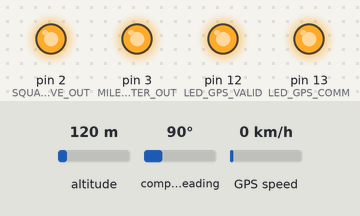
This sketch was run on a simulated Arduino Uno, built with avr-gcc and run on an emulated ATmega328P. Shown: output pins drawn as LEDs (lit = HIGH). Dashed ring = blinking. Inputs (shaded band) come from the test bench; at power-on: GPS speed 0 km/h, altitude 120 m, compass heading 90°. The GPS gets a fix after 3 s at 37.7749, -122.4194 with 8 satellites.

Above: at 2.2 s.
2.3 s: GPS speed set to 2 km/h
At 4.06 s:
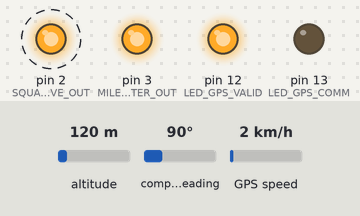
5.8 s: GPS speed set to 30 km/h
At 6.73 s:
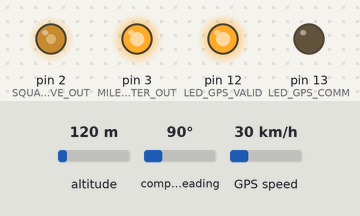
At 10.65 s:
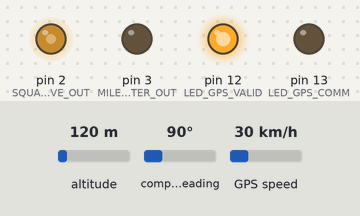
Timing chart, 0 to 15.3 s (numbered marks = the images above; inputs shaded):
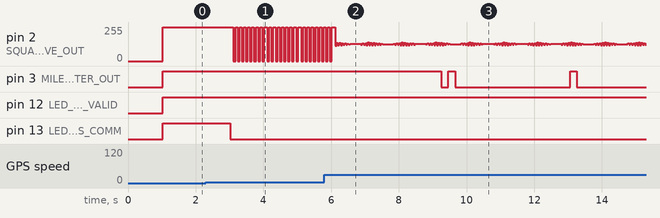

The sketch:

GPS_boat_speed.ino
```cpp
#include <Adafruit_GPS.h>
#include <SoftwareSerial.h>
#include <Streaming.h>

#define GPS_TX 4
#define GPS_RX 11 //unused

#define SQUAREWAVE_OUT 2
#define MILESCOUNTER_OUT 3
#define SEC_TO_HOURS 0.000277778f
#define KNOTS_TO_HZ 17
#define OCR1A_1HZ 15624     //value of the timer counter for a 1Hz interrupt call
#define GPSECHO 0
#define DISTANCE_INTEGRAL_STEP_S 3
#define S_TO_MS 1000.0f
#define MS_TO_S 0.001f


#define LED_GPS_COMM 13
#define LED_GPS_VALID 12

SoftwareSerial mySerial(GPS_TX, GPS_RX);
Adafruit_GPS GPS(Serial);

//char readbuffer [64] = {0};
//char c;

boolean usingInterrupt = true;
boolean display_GPS_data = false;
void useInterrupt(boolean); // Func prototype keeps Arduino 0023 happy
float GPS_speed = 0;

void ComputeDistanceTravelled(float);
void SetCompareMatchRegisterForHertz(float);

int manual_speed;
int old_GPS_seconds = 0;
uint32_t timer = millis();
uint32_t odometer_timer = millis();
uint32_t odo_reset_time = millis();
uint32_t time_delta = 0;
uint32_t millis_;
uint32_t millissincelast = timer;
boolean manual_commands;
float miles_travelled;
float old_miles_travelled;
float distance_travelled;
float delta_travelled;
float delta;
int steps, i;
int total_steps = 0;
float old_speed;
boolean flipflop;
boolean manual_high_speed = false;


void setup()
{

  // connect at 115200 so we can read the GPS fast enough and echo without dropping chars
  // also spit it out
  mySerial.begin(9600);
  mySerial.println("GPS Boat speed display");

  // 9600 NMEA is the default baud rate for Adafruit MTK GPS's- some use 4800
  GPS.begin(4800);
  //mySerial.begin (4800);

  useInterrupt(true);

  delay(1000);

  pinMode(SQUAREWAVE_OUT, OUTPUT);
  pinMode(MILESCOUNTER_OUT, OUTPUT);
  pinMode(LED_GPS_COMM, OUTPUT);
  pinMode (LED_GPS_VALID, OUTPUT);
  miles_travelled = 0.0;
  old_miles_travelled = 0.0;
  old_speed = 0.0;

  manual_speed = 1;
  flipflop = false;

  digitalWrite(MILESCOUNTER_OUT, true);

  //
  cli();//stop interrupts

  //set timer1 interrupt at 1Hz
  TCCR1A = 0;// set entire TCCR1A register to 0
  TCCR1B = 0;// same for TCCR1B
  TCNT1  = 0;//initialize counter value to 0
  // set compare match register for 1hz increments
  OCR1A = 65535;// = (16*10^6) / (1*1024) - 1 (must be <65536)
  // turn on CTC mode
  TCCR1B |= (1 << WGM12);
  // Set CS10 and CS12 bits for 1024 prescaler
  TCCR1B |= (1 << CS12) | (1 << CS10);
  // enable timer compare interrupt
  TIMSK1 |= (1 << OCIE1A);

  sei();//allow interrupts
  //


}


void SetCompareMatchRegisterForHertz(float hzsetpoint)
{

  //compare match register = [ 16,000,000Hz/ (prescaler * desired interrupt frequency) ] - 1
  // prescaler is 1024

  //vcalibration tweak
  if (hzsetpoint < 40)
    hzsetpoint = hzsetpoint * 0.9;

  cli();
  //OCR1A = 15624;// = (16*10^6) / (1*1024) - 1 (must be <65536)
  TCNT1  = 0;

  if (hzsetpoint == -1)
    OCR1A = 65535;
  else
    OCR1A = OCR1A_1HZ / hzsetpoint;

  sei();

}


ISR(TIMER1_COMPA_vect)
{
  flipflop = !flipflop;
  digitalWrite (SQUAREWAVE_OUT, flipflop);
  //Serial <<".";
}


// Interrupt is called once a millisecond, looks for any new GPS data, and stores it
SIGNAL(TIMER0_COMPA_vect) {
  char c = GPS.read();
  // if you want to debug, this is a good time to do it!
#ifdef UDR0
  if (GPSECHO)
    if (c) UDR0 = c;
  // writing direct to UDR0 is much much faster than Serial.print
  // but only one character can be written at a time.
#endif
}

void useInterrupt(boolean v) {
  if (v) {
    // Timer0 is already used for millis() - we'll just interrupt somewhere
    // in the middle and call the "Compare A" function above
    OCR0A = 0xAF;
    TIMSK0 |= _BV(OCIE0A);
    usingInterrupt = true;
  } else {
    // do not call the interrupt function COMPA anymore
    TIMSK0 &= ~_BV(OCIE0A);
    usingInterrupt = false;
  }
}


void loop()                     // run over and over again
{
/*
    //digitalWrite (LED_GPS_VALID, false);
    digitalWrite (SQUAREWAVE_OUT, true);
    Serial << "ping \n";
    delay (100);
    digitalWrite (SQUAREWAVE_OUT, false);
    Serial << "pong \n";
    delay (100);

    return;

    digitalWrite (LED_GPS_VALID, true);

    delay (1000);
    digitalWrite (LED_GPS_VALID, false);
    delay (1000);
  */

if (!manual_commands)
{
  if (GPS.newNMEAreceived())
  {

    if (!GPS.parse(GPS.lastNMEA()))   // this also sets the newNMEAreceived() flag to false
      return;  // we can fail to parse a sentence in which case we should just wait for another
    else
    {
      millissincelast = millis();
      //Serial << "decode ok\n";
      if (GPS.fix)
      {
        GPS_speed = GPS.speed;
        digitalWrite (LED_GPS_VALID, true);
        digitalWrite (LED_GPS_COMM, false);

        if (GPS_speed >= 0.5)
        {
          if (GPS.seconds != old_GPS_seconds)
          {
            mySerial << "Fix valid ; speed is " << GPS_speed << "\n";
            old_GPS_seconds = GPS.seconds;
            SetCompareMatchRegisterForHertz( GPS_speed * KNOTS_TO_HZ);
            ComputeDistanceTravelled(GPS_speed);
          }
        }
        else
          SetCompareMatchRegisterForHertz( -1);
      }
      else
      {
        SetCompareMatchRegisterForHertz( -1);
        digitalWrite (LED_GPS_VALID, true);
        digitalWrite (LED_GPS_COMM, true);
        //Serial << "signal not valid\n";
      }
    }

  }// end if received
  else
  {
    if (millis() - millissincelast > 3000)
    {
      digitalWrite (LED_GPS_COMM, true);
      digitalWrite (LED_GPS_VALID, false);
      //Serial << "no signal\n";
    }
  }
}


  if (manual_commands)
    ComputeDistanceTravelled(manual_speed);


  millis_ = millis();
  // if millis() or timer wraps around, we'll just reset it
  if (timer > millis_)  timer = millis_;
  if (odometer_timer > millis_)  odometer_timer = millis_;

  if (display_GPS_data)
    PrintStuff();

  ReadKeyboardCmds();
}

void ReadKeyboardCmds()
{
  if (mySerial.available() > 0)
  {
    char rx_byte = mySerial.read();       // get the character

    // check if test command
    if ((rx_byte == 't') || (rx_byte == 'T'))
    {
      StepOdometerIncrement();

    }

    // check if test command
    if ((rx_byte == 'g') || (rx_byte == 'G'))
    {
      display_GPS_data = !display_GPS_data;

    }

    if ((rx_byte == 'o') || (rx_byte == 'O'))
    {
      ResetOdometer();
    }

    if ((rx_byte == 'h') || (rx_byte == 'H'))
    {
      manual_high_speed = ! manual_high_speed;
    }

    // check if manual command
    if ((rx_byte == 'x') || (rx_byte == 'X'))
    {
      manual_commands = !manual_commands;
      mySerial << "switched to " << (manual_commands ? "manual" : "programmed") << "controls \n";

    }
    if (manual_commands)
    {
      if ((rx_byte >= '1') && (rx_byte <= '9'))
      {
        manual_speed = int (rx_byte) - 48;
        if (manual_high_speed) manual_speed += 9;
        mySerial << "//New speed " << manual_speed << " knots\\ \n";
        SetCompareMatchRegisterForHertz( manual_speed * KNOTS_TO_HZ);
      }

    }

  }
}


void ComputeDistanceTravelled( float speed)
{
  //Compute distance travelled
  time_delta = millis() - odometer_timer ;
  if (time_delta > DISTANCE_INTEGRAL_STEP_S * S_TO_MS)
  {
    odometer_timer = millis(); // reset the timer

    delta = (speed + old_speed) * time_delta * MS_TO_S * SEC_TO_HOURS / 2.0f;
    miles_travelled = miles_travelled  + delta;
    delta_travelled = miles_travelled - old_miles_travelled;

    old_speed = speed;


    //Serial << "time delta " <<_FLOAT (time_delta, 4) << "=== delta distance " << _FLOAT (delta, 4) << "\n";

    if ((delta_travelled) > 0.01)
    {
      steps = (int)(delta_travelled / 0.01);
      //Serial << "delta: "<< _FLOAT (delta_travelled, 4) << "  steps: "<< steps << "\n";
      for (i = 0; i < steps; i++)
      {
        StepOdometerIncrement();
        total_steps = total_steps + 1;
      }

      old_miles_travelled = miles_travelled - (delta_travelled - steps * 0.01);
      mySerial << "delta_travelled " << _FLOAT (delta_travelled, 4);
      mySerial << "miles travelled  " << _FLOAT (miles_travelled, 4) << " old_miles_travelled" << _FLOAT (old_miles_travelled, 4) << "\n";
      mySerial << "miles are now " << miles_travelled << " speed is " << speed << " total steps sent: " << total_steps << "\n";
    }


  }
}

void ResetOdometer()
{
  mySerial << " ### RESET ### \n";
  mySerial << " Odometer was running since " << (millis () - odo_reset_time) * MS_TO_S << " seconds, distance travelled:" << miles_travelled << "\n" ;

  miles_travelled = 0.0;
  delta_travelled = 0.0;
  old_speed = 0.0;
  old_miles_travelled = 0.0;
  total_steps = 0;
  odo_reset_time = millis();
}

void StepOdometerIncrement()
{
  digitalWrite(MILESCOUNTER_OUT, true);
  delay (200);
  digitalWrite(MILESCOUNTER_OUT, false);
  delay (200);
  mySerial << "step \n";


}

void PrintStuff()
{

  // approximately every 2 seconds or so, print out the current stats
  if (millis() - timer > 2000) {
    timer = millis(); // reset the timer

    mySerial.print("\nTime: ");
    mySerial.print(GPS.hour, DEC); mySerial.print(':');
    mySerial.print(GPS.minute, DEC); mySerial.print(':');
    mySerial.print(GPS.seconds, DEC); mySerial.print('.');
    mySerial.println(GPS.milliseconds);
    mySerial.print("Date: ");
    mySerial.print(GPS.day, DEC); mySerial.print('/');
    mySerial.print(GPS.month, DEC); mySerial.print("/20");
    mySerial.println(GPS.year, DEC);
    mySerial.print("Fix: "); mySerial.print((int)GPS.fix);
    mySerial.print(" quality: "); mySerial.println((int)GPS.fixquality);
    if (GPS.fix) {
      mySerial.print("Location: ");
      mySerial.print(GPS.latitude, 4); mySerial.print(GPS.lat);
      mySerial.print(", ");
      mySerial.print(GPS.longitude, 4); mySerial.println(GPS.lon);
      mySerial.print("Location (in degrees, works with Google Maps): ");
      mySerial.print(GPS.latitudeDegrees, 4);
      mySerial.print(", ");
      mySerial.println(GPS.longitudeDegrees, 4);

      mySerial.print("Speed (knots): "); mySerial.println(GPS.speed);
      mySerial.print("Angle: "); mySerial.println(GPS.angle);
      mySerial.print("Altitude: "); mySerial.println(GPS.altitude);
      mySerial.print("Satellites: "); mySerial.println((int)GPS.satellites);
    }
  }

}
```

Measured:
- after the input at 2.3 s, pin 2 (SQUAREWAVE_OUT): alternates 255/255 for 0.06 s and 0/255 for 0.06 s, starting after 0.82 s
- after the input at 5.8 s, pin 3 (MILESCOUNTER_OUT): goes LOW 0.21 s, HIGH 0.20 s, LOW 3.4 s, HIGH 0.20 s, then LOW, starting after 3.5 s
